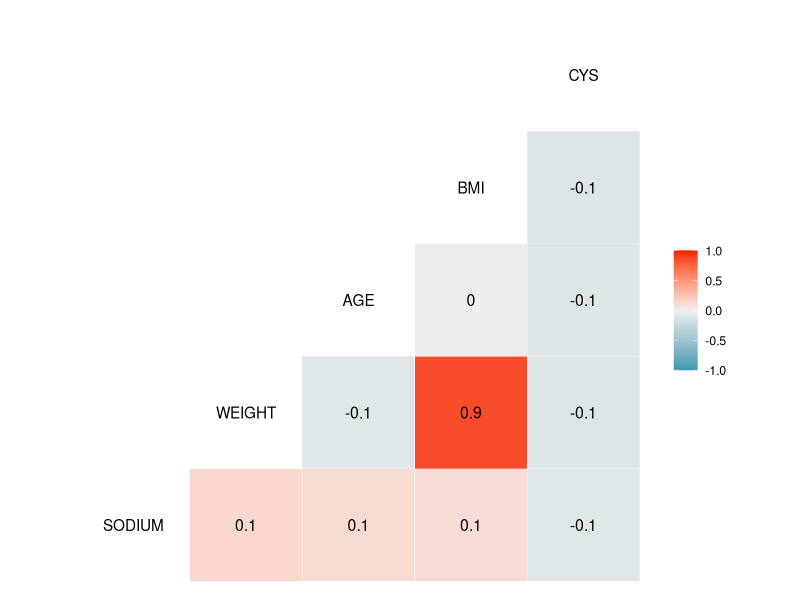
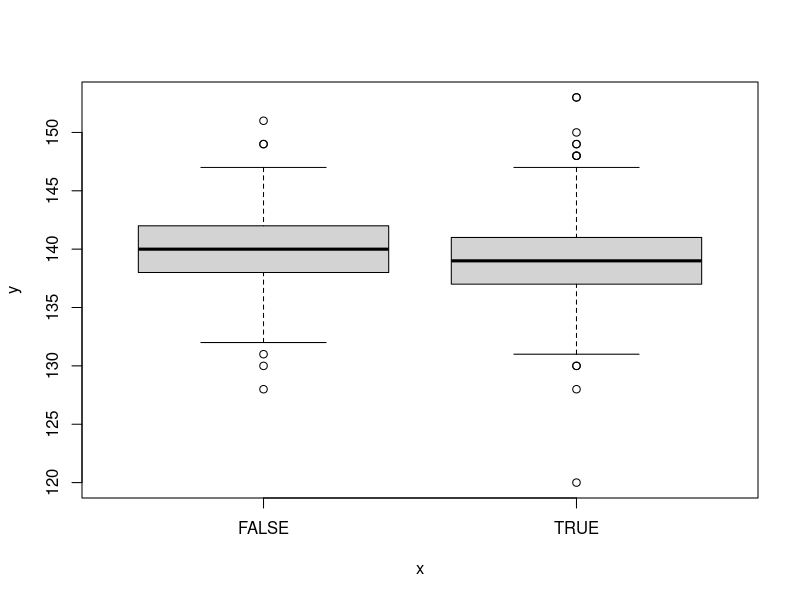
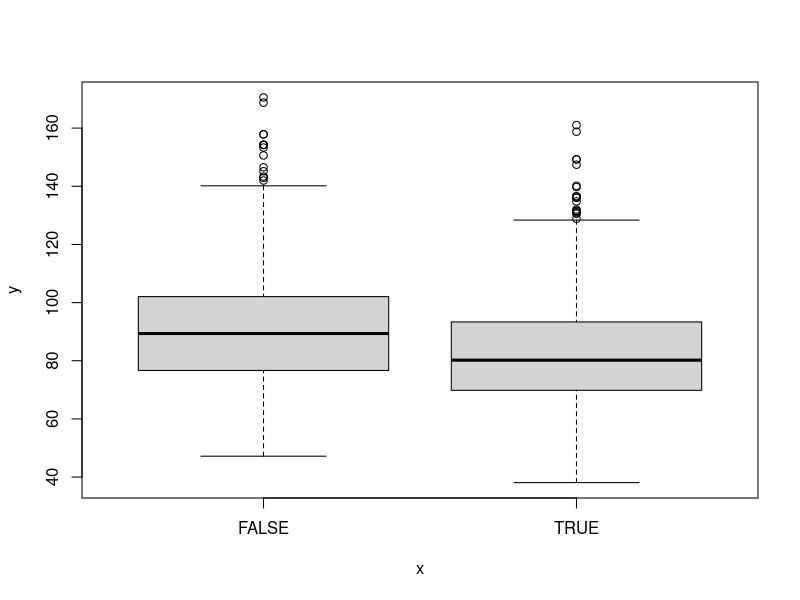
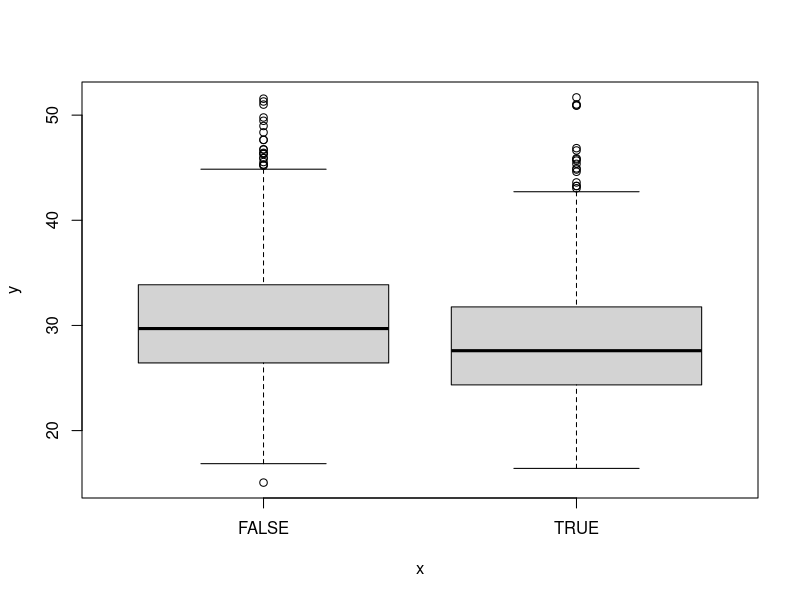
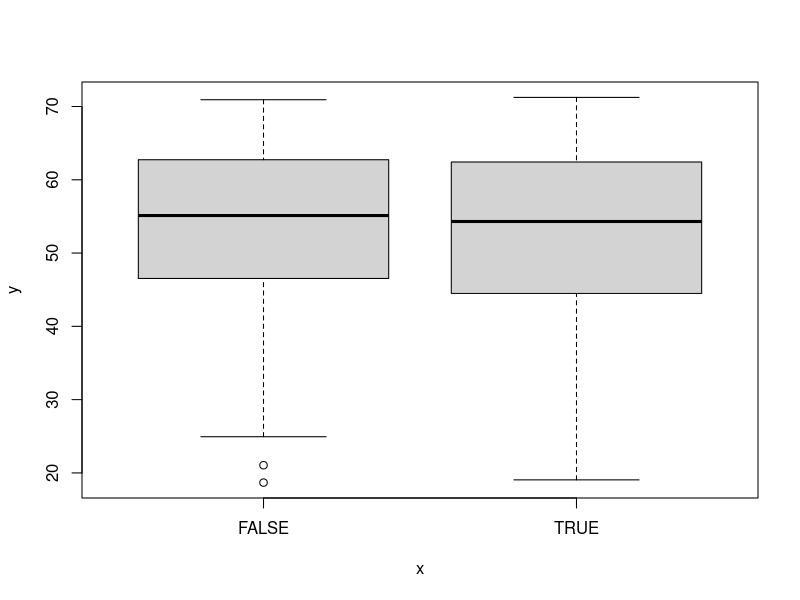
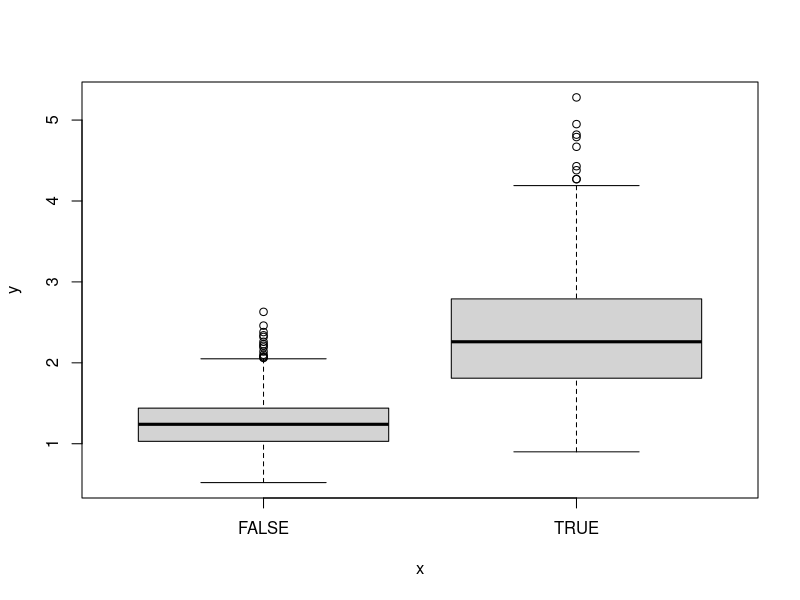
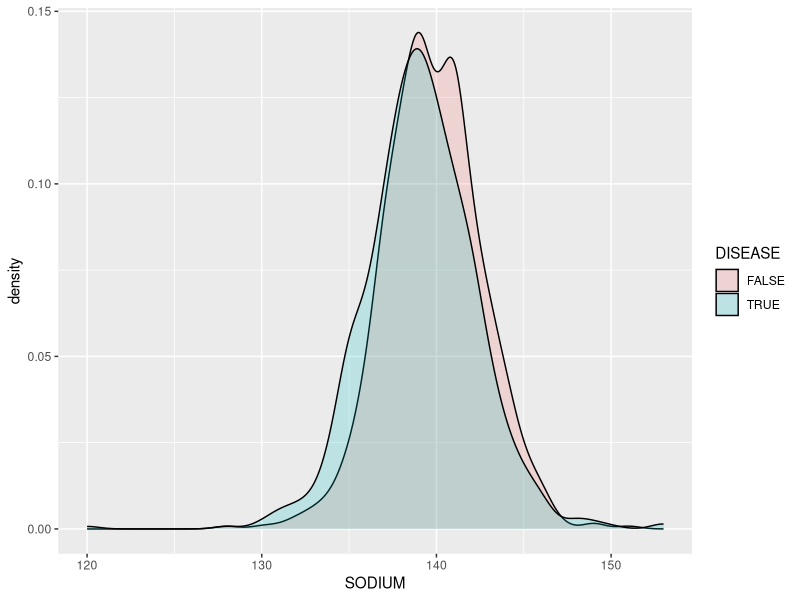
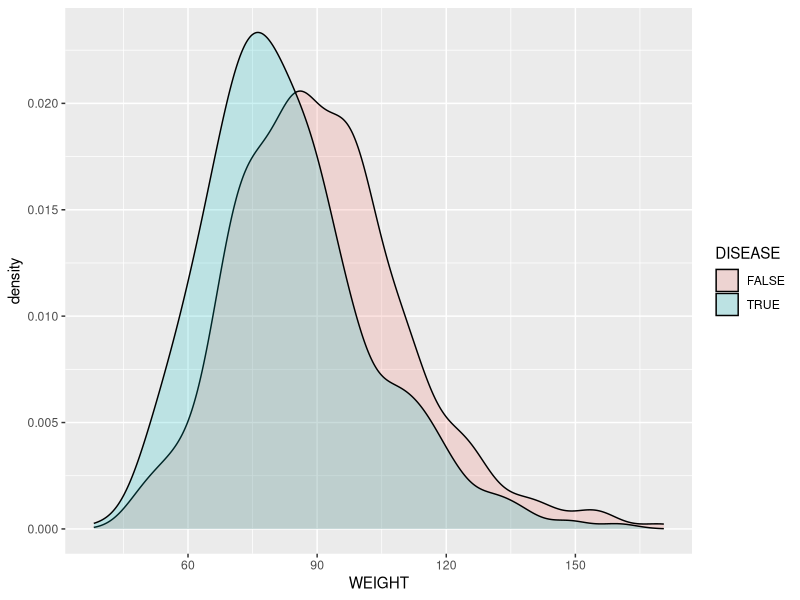

Source code (R) for these figures, in order:
library(dplyr)
library(ggplot2)
library(GGally)
library(ggfortify)
library(Hmisc)
library(lmtest)
library(car)
library(pROC)
library(boot)

kidney = read.csv("kidney_simple.csv")
names(kidney)
dim(kidney)

# No missing data
sum(!complete.cases(kidney))/nrow(kidney)

# Set black and female as factors
kidney$FEMALE = as.factor(kidney$FEMALE)
kidney$BLACK = as.factor(kidney$BLACK)
kidney$DISEASE = as.factor(kidney$DISEASE)
attach(kidney)

# Basic EDA
ggcorr(kidney,label=TRUE)
plot(DISEASE,SODIUM)
plot(DISEASE,WEIGHT)
plot(DISEASE,BMI)
plot(DISEASE,AGE)
plot(DISEASE,CYS)
table(DISEASE,FEMALE)
table(DISEASE,BLACK)

# New way to plot categorical vs continuous
ggplot(data=kidney) + geom_density(aes(x=SODIUM,fill=DISEASE),alpha = 0.2)
ggplot(data=kidney) + geom_density(aes(x=WEIGHT,fill=DISEASE),alpha = 0.2)
ggplot(data=kidney) + geom_density(aes(x=BMI,fill=DISEASE),alpha = 0.2)
ggplot(data=kidney) + geom_density(aes(x=AGE,fill=DISEASE),alpha = 0.2)
ggplot(data=kidney) + geom_density(aes(x=CYS,fill=DISEASE),alpha = 0.2)

# Fit a logistic regression model with all variables
glm.all = glm(DISEASE~.,data=kidney,family="binomial")
summary(glm.all)

# Comparing nested models
glm.1 = glm(DISEASE~BLACK+FEMALE+AGE+CYS,data=kidney,family="binomial")
lrtest(glm.1,glm.all)

# Variance inflation factors
vif(glm.all)

# Keep weight this time
glm.2 = glm(DISEASE~BLACK+FEMALE+AGE+CYS+WEIGHT,data=kidney,family="binomial")
lrtest(glm.2,glm.all)

# Plot using autoplot
autoplot(glm.2)

# We can predict probabilities or odds
glm.probs = predict(glm.2,type="response")
glm.odds = exp(predict(glm.2,type="link"))
glm.pred = (glm.probs > 0.5)
table(glm.pred,DISEASE)

# ROC curve and AUC
roc.2 = roc(DISEASE,glm.probs)
auc(roc.2)
ggroc(data=roc.2)

# Calibration
ordering = order(glm.probs)
avg.probs = numeric(10)
avg.disease = numeric(10)
for (i in 1:10){
  start = (i-1)*155+1
  end = min(1547,start+154)
  avg.probs[i] = mean(glm.probs[ordering[start:end]])
  avg.disease[i] = mean(DISEASE[ordering[start:end]]==TRUE)
}
ggplot()+geom_point(aes(x=avg.probs,y=avg.disease))+geom_abline(aes(slope=1,intercept=0),col="red")

# Pearson and deviance residuals - and standardized
pear.res = residuals(glm.2,type="pearson")
std.pear = pear.res/sqrt(1 - hatvalues(glm.2))
dev.res = residuals(glm.2,type="deviance")
std.dev = dev.res/sqrt(1-hatvalues(glm.2))

# Can still find outliers and high leverage points
c.dist = cooks.distance(glm.2)
summary(c.dist)

summary(std.pear)
kidney[std.pear > 2,]

# Use 10-fold cross-validation to compare model 1 and model 2
folds = sample(1:10, nrow(kidney), replace = TRUE)
cv.mse = matrix(NA, nrow = 10, ncol = 2)

for (i in 1:10){
  glm.1=glm(DISEASE~BLACK+FEMALE+AGE+CYS,family="binomial",data=kidney[folds!=i,])
  glm.2=glm(DISEASE~BLACK+FEMALE+AGE+CYS+WEIGHT,family="binomial",data=kidney[folds!=i,])
  y = as.numeric(DISEASE[folds == i])-1
  pred.1 = predict(glm.1,type="response",newdata=kidney[folds==i,])
  pred.2 = predict(glm.2,type="response",newdata=kidney[folds==i,])
  cv.mse[i,1] = mean((y-pred.1)^2)
  cv.mse[i,2] = mean((y-pred.2)^2)
}
avg.cv.mse = apply(cv.mse,2,mean)
sd.cv.mse = apply(cv.mse,2,sd)

# Bootstrap - two ways
intercept = function(data,indices){
  d = data[indices,]
  return(coef(glm(DISEASE~BLACK+FEMALE+AGE+CYS+WEIGHT,data=d,family="binomial"))[1])
}

boot(data=kidney,statistic=intercept,R=1000)

intercept = function(formula,data,indices){
  d = data[indices,]
  return(coef(glm(formula,data=d,family="binomial"))[1])
}

boot(data=kidney,statistic=intercept,R=1000,formula=DISEASE~BLACK+FEMALE+AGE+CYS+WEIGHT)
